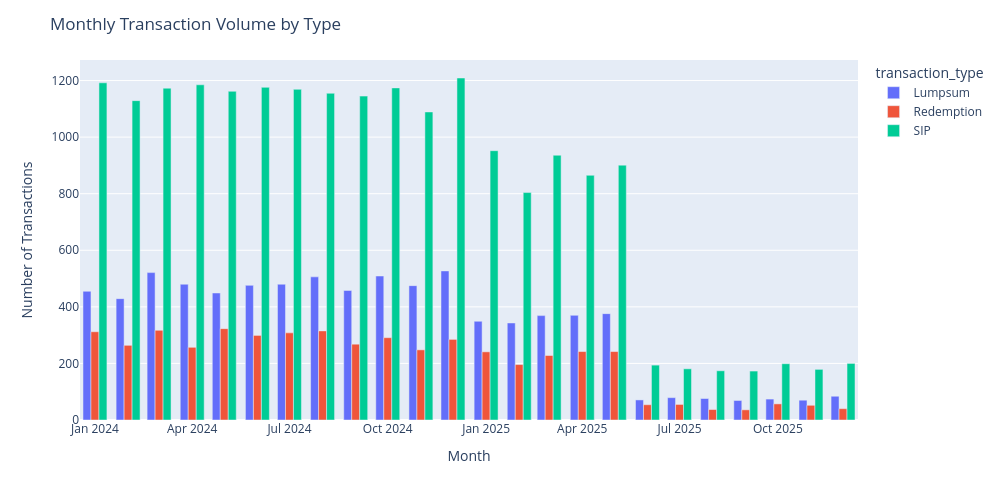

Notebook code cell kept with this figure:
### Code cell
# Chart 14: Monthly transaction volume
df14 = df_tx.copy()
df14['year_month'] = df14['transaction_date'].dt.to_period('M').astype(str)
vol_cnt = df14.groupby(['year_month', 'transaction_type']).size().reset_index(name='count')

fig = px.bar(vol_cnt, x='year_month', y='count', color='transaction_type', barmode='group')
fig.update_layout(
    title="Monthly Transaction Volume by Type",
    xaxis_title="Month",
    yaxis_title="Number of Transactions",
    width=1000, height=500
)

fig.write_image(str(CHARTS_DIR / "chart_14_monthly_tx_volume.png"))
fig.show()

### Figure 1 — Plotly figure (JSON) as saved in the notebook; plotly's stock layout.template omitted (floating-point values rounded to 4 significant figures)
{"data": [{"alignmentgroup": "True", "hovertemplate": "transaction_type=Lumpsum<br>year_month=%{x}<br>count=%{y}<extra></extra>", "legendgroup": "Lumpsum", "marker": {"color": "#636efa", "pattern": {"shape": ""}}, "name": "Lumpsum", "offsetgroup": "Lumpsum", "orientation": "v", "showlegend": true, "textposition": "auto", "type": "bar", "x": ["2024-01", "2024-02", "2024-03", "2024-04", "2024-05", "2024-06", "2024-07", "2024-08", "2024-09", "2024-10", "2024-11", "2024-12", "2025-01", "2025-02", "2025-03", "2025-04", "2025-05", "2025-06", "2025-07", "2025-08", "2025-09", "2025-10", "2025-11", "2025-12"], "xaxis": "x", "y": [455, 429, 521, 480, 449, 476, 480, 506, 458, 509, 475, 527, 349, 343, 369, 370, 376, 71, 79, 76, 69, 74, 70, 84], "yaxis": "y"}, {"alignmentgroup": "True", "hovertemplate": "transaction_type=Redemption<br>year_month=%{x}<br>count=%{y}<extra></extra>", "legendgroup": "Redemption", "marker": {"color": "#EF553B", "pattern": {"shape": ""}}, "name": "Redemption", "offsetgroup": "Redemption", "orientation": "v", "showlegend": true, "textposition": "auto", "type": "bar", "x": ["2024-01", "2024-02", "2024-03", "2024-04", "2024-05", "2024-06", "2024-07", "2024-08", "2024-09", "2024-10", "2024-11", "2024-12", "2025-01", "2025-02", "2025-03", "2025-04", "2025-05", "2025-06", "2025-07", "2025-08", "2025-09", "2025-10", "2025-11", "2025-12"], "xaxis": "x", "y": [312, 264, 317, 257, 323, 299, 308, 315, 268, 291, 248, 285, 241, 196, 228, 242, 242, 54, 55, 37, 36, 57, 52, 40], "yaxis": "y"}, {"alignmentgroup": "True", "hovertemplate": "transaction_type=SIP<br>year_month=%{x}<br>count=%{y}<extra></extra>", "legendgroup": "SIP", "marker": {"color": "#00cc96", "pattern": {"shape": ""}}, "name": "SIP", "offsetgroup": "SIP", "orientation": "v", "showlegend": true, "textposition": "auto", "type": "bar", "x": ["2024-01", "2024-02", "2024-03", "2024-04", "2024-05", "2024-06", "2024-07", "2024-08", "2024-09", "2024-10", "2024-11", "2024-12", "2025-01", "2025-02", "2025-03", "2025-04", "2025-05", "2025-06", "2025-07", "2025-08", "2025-09", "2025-10", "2025-11", "2025-12"], "xaxis": "x", "y": [1192, 1129, 1173, 1185, 1162, 1176, 1169, 1155, 1145, 1174, 1089, 1209, 952, 804, 936, 865, 901, 194, 181, 174, 173, 199, 179, 200], "yaxis": "y"}], "layout": {"barmode": "group", "height": 500, "legend": {"title": {"text": "transaction_type"}, "tracegroupgap": 0}, "margin": {"t": 60}, "title": {"text": "Monthly Transaction Volume by Type"}, "width": 1000, "xaxis": {"anchor": "y", "domain": [0.0, 1.0], "title": {"text": "Month"}}, "yaxis": {"anchor": "x", "domain": [0.0, 1.0], "title": {"text": "Number of Transactions"}}}}
